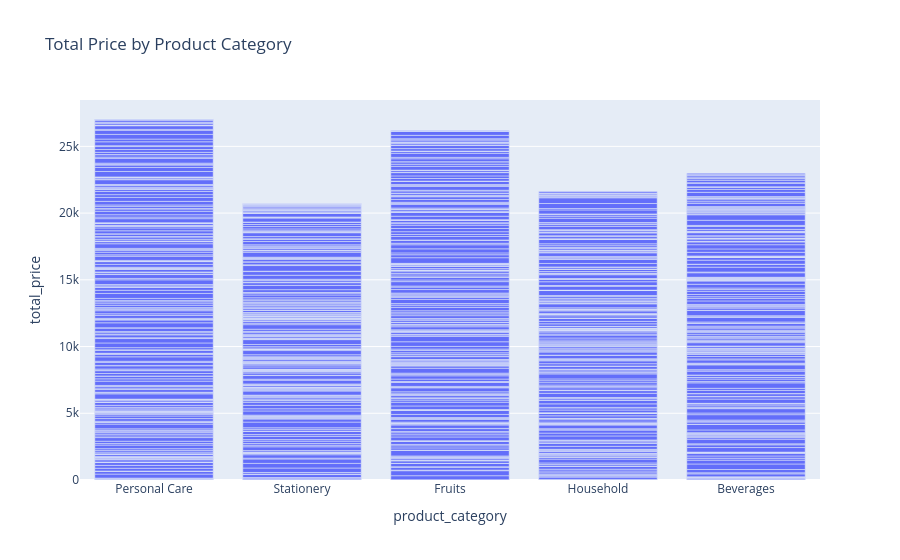

Notebook cell for this chart:
### Code cell
fig = px.bar(data, x="product_category", y="total_price", title="Total Price by Product Category")
fig.show()

### Figure 1 — Plotly figure (JSON) as saved in the notebook; plotly's stock layout.template omitted (floating-point values rounded to 4 significant figures; data arrays with more than 128 entries replaced by an {"elided": "..."} marker saying what was removed)
{"data": [{"hovertemplate": "product_category=%{x}<br>total_price=%{y}<extra></extra>", "legendgroup": "", "marker": {"color": "#636efa", "pattern": {"shape": ""}}, "name": "", "orientation": "v", "showlegend": false, "textposition": "auto", "type": "bar", "x": {"elided": "1000 str values"}, "xaxis": "x", "y": {"elided": "1000 float values"}, "yaxis": "y"}], "layout": {"barmode": "relative", "legend": {"tracegroupgap": 0}, "title": {"text": "Total Price by Product Category"}, "xaxis": {"anchor": "y", "domain": [0, 1], "title": {"text": "product_category"}}, "yaxis": {"anchor": "x", "domain": [0, 1], "title": {"text": "total_price"}}}}
